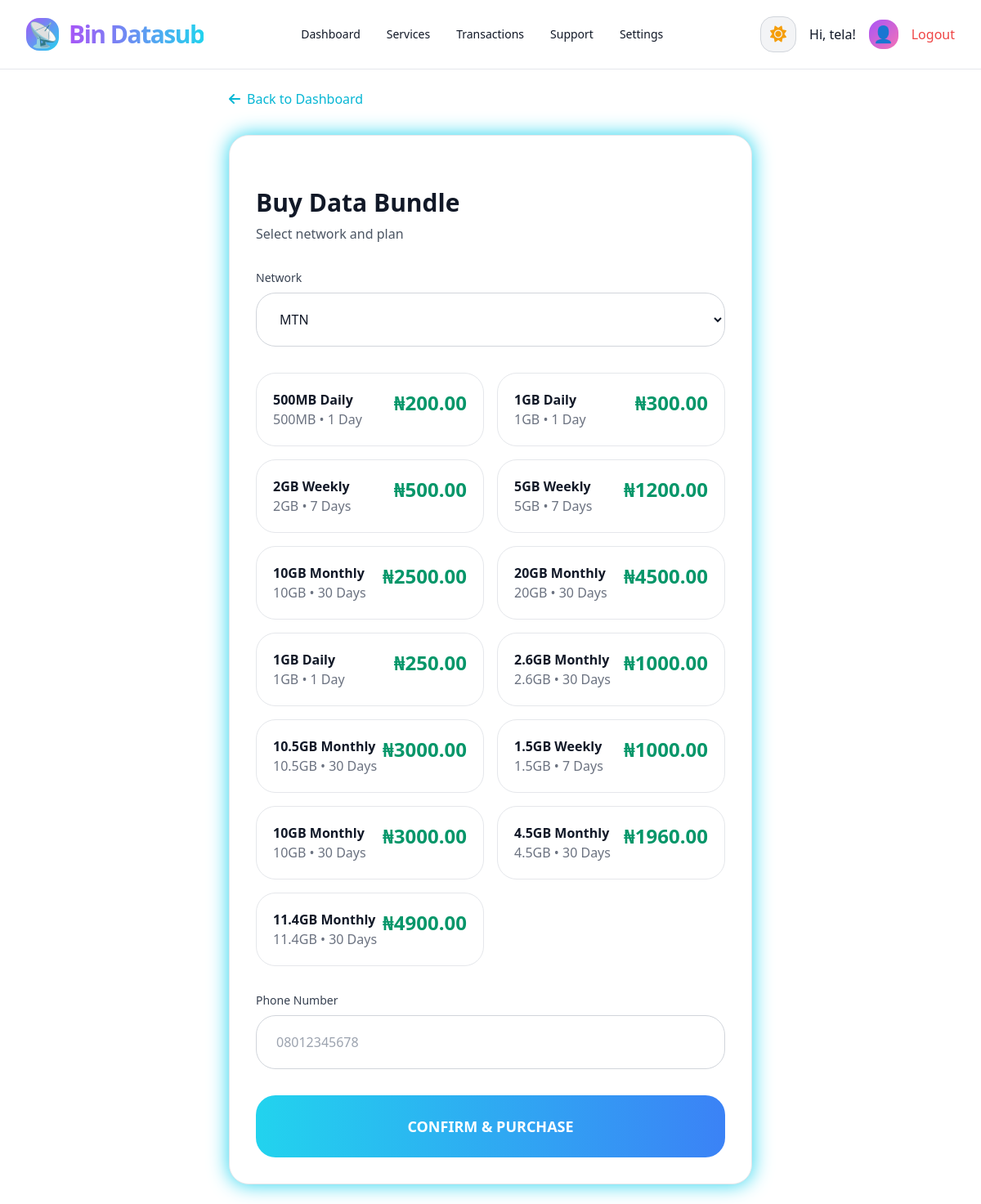
Page /buy-data/ (signed in) on the committed database.
### vtuapp/models.py (models this page shows)
class DataPlan(models.Model):
    network = models.CharField(max_length=20, choices=[
        ('MTN', 'MTN'), ('Glo', 'Glo'), ('Airtel', 'Airtel'), ('9mobile', '9mobile')
    ])
    name = models.CharField(max_length=100)
    data_amount = models.CharField(max_length=50)
    price = models.DecimalField(max_digits=10, decimal_places=2)
    validity = models.CharField(max_length=50, default="30 Days")
    is_active = models.BooleanField(default=True)
    def __str__(self):
        return f"{self.network} - {self.name} - ₦{self.price}"

### vtuapp/views.py (the view, shortened to what this page needs)
# urls.py: path('buy-data/', views.buy_data, name='buy_data'),
@login_required
def buy_data(request):
    form = DataPurchaseForm()
    plans = DataPlan.objects.filter(is_active=True)
    return render(request, 'vtuapp/buy_data.html', {'form': form, 'plans': plans})

### vtuapp/forms.py
class DataPurchaseForm(forms.Form):
    network = forms.ChoiceField(choices=[
        ('MTN', 'MTN'), ('Glo', 'Glo'), ('Airtel', 'Airtel'), ('9mobile', '9mobile')
    ])
    plan = forms.ModelChoiceField(queryset=DataPlan.objects.filter(is_active=True), empty_label="Select a data plan")
    phone = forms.CharField(max_length=11, widget=forms.TextInput(attrs={'placeholder': '08012345678'}))
    pin = forms.CharField(max_length=4, widget=forms.PasswordInput(attrs={'placeholder': '••••'}))

### vtuapp/templates/vtuapp/buy_data.html (shortened to what this page needs)
{% extends 'vtuapp/base.html' %}
{% load widget_tweaks %}
{% block content %}
<div class="max-w-2xl mx-auto px-4 py-6">
    <a href="{% url 'dashboard' %}" class="inline-flex items-center gap-2 text-cyan-500 hover:text-cyan-600 mb-8">
        <i class="fas fa-arrow-left"></i> Back to Dashboard
    </a>
    <div class="bg-white dark:bg-[#12123a] border border-gray-200 dark:border-cyan-400 rounded-3xl p-6 md:p-8 neon-cyan">
        <h1 class="text-3xl font-bold mb-2 text-gray-900 dark:text-white">Buy Data Bundle</h1>
        <p class="text-gray-600 dark:text-cyan-300 mb-8">Select network and plan</p>
        <form id="dataForm" class="space-y-8">
            <div>
                <label class="block text-sm font-medium text-gray-700 dark:text-gray-300 mb-2">Network</label>
                {{ form.network|add_class:"w-full bg-white dark:bg-[#1a1a4a] border border-gray-300 dark:border-purple-500/50 focus:border-cyan-400 focus:ring-2 focus:ring-cyan-400/30 rounded-3xl px-6 py-5 text-gray-900 dark:text-white placeholder-gray-400 outline-none transition-all" }}
            </div>
            <div id="plans-container" class="grid grid-cols-1 sm:grid-cols-2 gap-4 min-h-[120px]">
                {% for plan in plans %}
                <div class="plan-card bg-white dark:bg-[#1a1a4a] border border-gray-200 dark:border-purple-500/50 rounded-3xl p-5 cursor-pointer hover:border-cyan-400 transition-all"
                     data-plan-id="{{ plan.id }}" data-network="{{ plan.network }}">
                    <div class="flex justify-between items-start">
                        <div>
                            <p class="font-semibold text-gray-900 dark:text-white">{{ plan.name }}</p>
                            <p class="text-gray-500 dark:text-cyan-300">{{ plan.data_amount }} • {{ plan.validity }}</p>
                        </div>
                        <p class="text-2xl font-bold text-emerald-600 dark:text-emerald-400">₦{{ plan.price }}</p>
                    </div>
                </div>
                {% empty %}
                <p class="col-span-2 text-center text-gray-500 py-8">No plans available yet.</p>
                {% endfor %}
            </div>
            <div>
                <label class="block text-sm font-medium text-gray-700 dark:text-gray-300 mb-2">Phone Number</label>
                {{ form.phone|add_class:"w-full bg-white dark:bg-[#1a1a4a] border border-gray-300 dark:border-purple-500/50 focus:border-cyan-400 focus:ring-2 focus:ring-cyan-400/30 rounded-3xl px-6 py-5 text-gray-900 dark:text-white placeholder-gray-400 outline-none transition-all" }}
            </div>
            <button type="button" id="confirmBtn"
                    class="w-full bg-gradient-to-r from-cyan-400 to-blue-500 hover:from-cyan-500 hover:to-blue-600 py-6 rounded-3xl text-lg font-semibold flex items-center justify-center gap-3 text-white">
                CONFIRM & PURCHASE
            </button>
        </form>
    </div>
</div>
{% endblock %}

### vtuapp/templates/vtuapp/base.html (shortened to what this page needs)
<!DOCTYPE html>
<html lang="en">
<head>
    {% load static %}
    <script src="https://cdn.tailwindcss.com"></script>
    <link rel="stylesheet" href="https://cdnjs.cloudflare.com/ajax/libs/font-awesome/6.5.1/css/all.min.css">
</head>
<body class="bg-white dark:bg-[#0a0a2e] text-gray-900 dark:text-white min-h-screen font-sans transition-colors">
    <nav class="bg-white dark:bg-[#120f2e]/95 border-b border-gray-200 dark:border-purple-500/30 backdrop-blur-lg sticky top-0 z-50">
        <div class="max-w-screen-2xl mx-auto px-4 md:px-8 py-5">
            <div class="flex items-center justify-between">
                <div class="flex items-center gap-3">
                    <div class="w-10 h-10 bg-gradient-to-br from-purple-500 to-cyan-400 rounded-2xl flex items-center justify-center text-3xl">📡</div>
                    <span class="text-3xl font-bold tracking-tighter header-glow">Bin Datasub</span>
                </div>
                <div class="hidden md:flex items-center gap-8 text-sm font-medium">
                    {% if user.is_authenticated %}
                        <a href="{% url 'dashboard' %}" class="hover:text-cyan-500 transition-colors">Dashboard</a>
                        <a href="{% url 'services' %}" class="hover:text-cyan-500 transition-colors">Services</a>
                        <a href="{% url 'transactions' %}" class="hover:text-cyan-500 transition-colors">Transactions</a>
                        <a href="{% url 'support' %}" class="hover:text-cyan-500 transition-colors">Support</a>
                        <a href="{% url 'settings' %}" class="hover:text-cyan-500 transition-colors">Settings</a>
                    {% else %}
                        <a href="{% url 'index' %}" class="hover:text-cyan-500 transition-colors">Home</a>
                        <a href="{% url 'services' %}" class="hover:text-cyan-500 transition-colors">Services</a>
                        <a href="{% url 'support' %}" class="hover:text-cyan-500 transition-colors">Support</a>
                    {% endif %}
                </div>
                <div class="flex items-center gap-4">
                    <button id="theme-toggle"
                            class="w-11 h-11 flex items-center justify-center rounded-2xl bg-gray-100 dark:bg-[#1a174a] border border-gray-300 dark:border-purple-500/40 hover:border-cyan-400 transition-all">
                        <i id="theme-icon" class="fas fa-sun text-xl text-amber-500 dark:text-cyan-400"></i>
                    </button>
                    {% if user.is_authenticated %}
                        <span class="hidden sm:inline font-medium">Hi, {{ request.user.username }}!</span>
                        <div class="w-9 h-9 bg-gradient-to-br from-purple-500 to-pink-400 rounded-2xl flex items-center justify-center text-xl">👤</div>
                        <a href="{% url 'logout' %}" class="text-red-500 hover:text-red-600 font-medium">Logout</a>
                    {% endif %}
                </div>
            </div>
        </div>
    </nav>
    {% block content %}
    {% endblock %}
</body>
</html>

### vtuapp/templates/vtuapp/base.html (style rules this page uses)
.header-glow { background: linear-gradient(90deg, #a855f7, #22d3ee); -webkit-background-clip: text; -webkit-text-fill-color: transparent; }
.neon-cyan { box-shadow: 0 0 25px #22d3ee; }

### rows in the picture
DataPlan: name "500MB Daily", data_amount "500MB", validity "1 Day", price "200.00"
DataPlan: name "1GB Daily", data_amount "1GB", validity "1 Day", price "300.00"
DataPlan: name "2GB Weekly", data_amount "2GB", validity "7 Days", price "500.00"
DataPlan: name "5GB Weekly", data_amount "5GB", validity "7 Days", price "1200.00"
DataPlan: name "10GB Monthly", data_amount "10GB", validity "30 Days", price "2500.00"
DataPlan: name "20GB Monthly", data_amount "20GB", validity "30 Days", price "4500.00"
DataPlan: name "1GB Daily", data_amount "1GB", validity "1 Day", price "250.00"
DataPlan: name "2.6GB Monthly", data_amount "2.6GB", validity "30 Days", price "1000.00"
DataPlan: name "10.5GB Monthly", data_amount "10.5GB", validity "30 Days", price "3000.00"
DataPlan: name "1.5GB Weekly", data_amount "1.5GB", validity "7 Days", price "1000.00"
DataPlan: name "10GB Monthly", data_amount "10GB", validity "30 Days", price "3000.00"
DataPlan: name "4.5GB Monthly", data_amount "4.5GB", validity "30 Days", price "1960.00"
DataPlan: name "11.4GB Monthly", data_amount "11.4GB", validity "30 Days", price "4900.00"

### other values in the picture
{{ request.user.username }} "tela"
